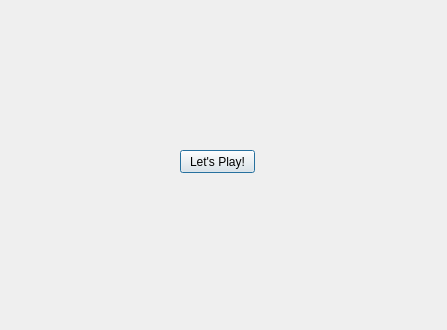
<?xml version="1.0" encoding="UTF-8"?>
<ui version="4.0">
 <class>StartScreen</class>
 <widget class="QDialog" name="StartScreen">
  <property name="geometry">
   <rect>
    <x>0</x>
    <y>0</y>
    <width>447</width>
    <height>330</height>
   </rect>
  </property>
  <property name="windowTitle">
   <string>StartScreen</string>
  </property>
  <widget class="QPushButton" name="Button_StartGame">
   <property name="geometry">
    <rect>
     <x>180</x>
     <y>150</y>
     <width>75</width>
     <height>23</height>
    </rect>
   </property>
   <property name="text">
    <string>Let's Play!</string>
   </property>
  </widget>
 </widget>
 <layoutdefault spacing="6" margin="11"/>
 <resources/>
 <connections/>
</ui>
